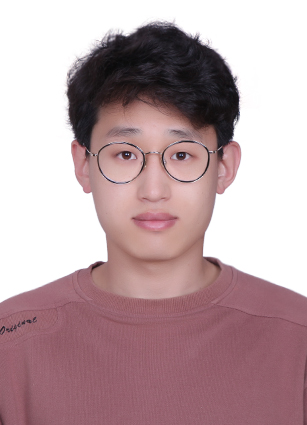
#> input picture ImageProcess/InformationSecurity/final_assignment/images/liwenpeng.jpeg, 307 x 425 px, found by its file name
$ python hough_line_mine.py
#> lines starting #> are read from the running program, lines starting #| are printed output that depends on the picture; after the words box and inside, x2 and y2 are one past the last pixel; in counts of white or black regions, pixels touching at a corner belong together
from skimage import io, feature, transform
from matplotlib import pyplot as plt
import numpy as np

img = io.imread('/Users/lee/Desktop/liwenpeng.jpeg', as_gray=True)
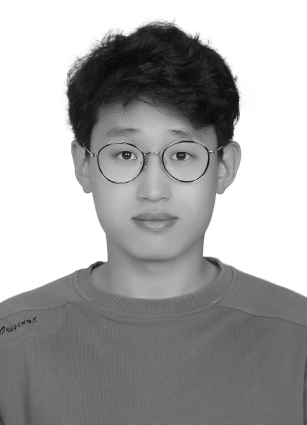
#> img: shape (425, 307) float64; min 0.0353, max 1, mean 0.652

fig, axes = plt.subplots(2, 2)
axe = axes.ravel()

img_canny = feature.canny(img, 3)
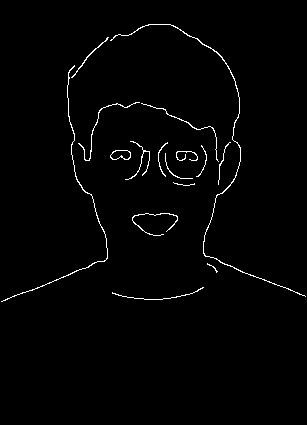
#> img_canny: shape (425, 307) bool; 1.4% white in thin lines or dots, all inside (x1, y1, x2, y2) = (1, 24, 306, 302)

angles = np.linspace(0, np.pi, 360)
hspace, theta, distances = transform.hough_line(img_canny, angles)
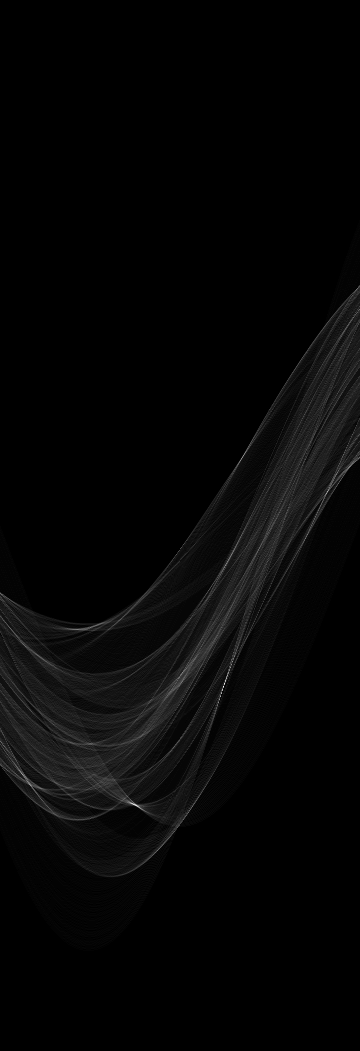
#> hspace: shape (1051, 360) uint64; min 0, max 78, mean 1.8; drawn with min black and max white
#> theta = 360 values from 0 to 3.14; distances = 1051 values from -525 to 525
angle_step = 0.5 * np.diff(theta).mean()
#> angle_step = 0.00438
d_step = 0.5 * np.diff(distances).mean()
#> d_step = 0.5
bounds = [np.rad2deg(theta[0] - angle_step),
          np.rad2deg(theta[-1] + angle_step),
          distances[-1] + d_step, distances[0] - d_step]
#> bounds = [-0.251, 180.3, 525.5, -525.5]
axe[2].imshow(np.log(hspace + 1), cmap="gray", extent=bounds,aspect=1 / 3)
for _, angle, dist in zip(*transform.hough_line_peaks(hspace, theta, distances, num_peaks=2)):
    (x0, y0) = dist * np.array([np.cos(angle), np.sin(angle)])
    axe[3].axline((x0, y0), slope=np.tan(angle + np.pi / 2))
#> this loop made 2 passes
#> (angle, dist, x0, y0) on passes 1 to 2: (1.95, 161, -59.82, 149.5), (1.19, 280, 104, 260)

axe[0].imshow(img, cmap="gray")
axe[1].imshow(img_canny, cmap="gray")
axe[3].imshow(img_canny, cmap="gray")


plt.show()
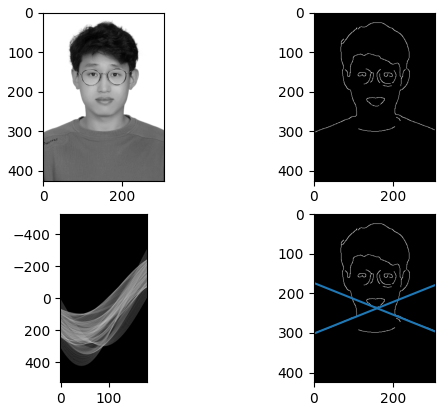
#> figure drawn by matplotlib, 4 panels
